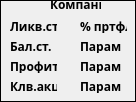
              <widget class="QWidget" name="company_5" native="true">
               <property name="font">
                <font>
                 <family>Pobeda</family>
                 <weight>75</weight>
                 <bold>true</bold>
                </font>
               </property>
               <property name="autoFillBackground">
                <bool>false</bool>
               </property>
               <property name="styleSheet">
                <string notr="true">border-style: solid; border-width: 1px; border-color: black;</string>
               </property>
               <widget class="QLabel" name="stocks_name_6">
                <property name="geometry">
                 <rect>
                  <x>50</x>
                  <y>-4</y>
                  <width>51</width>
                  <height>16</height>
                 </rect>
                </property>
                <property name="styleSheet">
                 <string notr="true">border-style: none</string>
                </property>
                <property name="text">
                 <string>Компания</string>
                </property>
               </widget>
               <widget class="QLabel" name="cur_price_6">
                <property name="geometry">
                 <rect>
                  <x>10</x>
                  <y>20</y>
                  <width>47</width>
                  <height>13</height>
                 </rect>
                </property>
                <property name="styleSheet">
                 <string notr="true">border-style: none</string>
                </property>
                <property name="text">
                 <string>Ликв.ст.</string>
                </property>
               </widget>
               <widget class="QLabel" name="book_price_6">
                <property name="geometry">
                 <rect>
                  <x>10</x>
                  <y>40</y>
                  <width>47</width>
                  <height>13</height>
                 </rect>
                </property>
                <property name="styleSheet">
                 <string notr="true">border-style: none</string>
                </property>
                <property name="text">
                 <string>Бал.ст.</string>
                </property>
               </widget>
               <widget class="QLabel" name="profit_6">
                <property name="geometry">
                 <rect>
                  <x>10</x>
                  <y>60</y>
                  <width>47</width>
                  <height>13</height>
                 </rect>
                </property>
                <property name="styleSheet">
                 <string notr="true">border-style: none</string>
                </property>
                <property name="text">
                 <string>Профит</string>
                </property>
               </widget>
               <widget class="QLabel" name="stocks_amount_6">
                <property name="geometry">
                 <rect>
                  <x>10</x>
                  <y>80</y>
                  <width>47</width>
                  <height>13</height>
                 </rect>
                </property>
                <property name="styleSheet">
                 <string notr="true">border-style: none</string>
                </property>
                <property name="text">
                 <string>Клв.акц</string>
                </property>
               </widget>
               <widget class="QLabel" name="percent_portfel_6">
                <property name="geometry">
                 <rect>
                  <x>80</x>
                  <y>20</y>
                  <width>47</width>
                  <height>13</height>
                 </rect>
                </property>
                <property name="styleSheet">
                 <string notr="true">border-style: none</string>
                </property>
                <property name="text">
                 <string>% пртфл</string>
                </property>
               </widget>
               <widget class="QLabel" name="param1_6">
                <property name="geometry">
                 <rect>
                  <x>80</x>
                  <y>40</y>
                  <width>47</width>
                  <height>13</height>
                 </rect>
                </property>
                <property name="styleSheet">
                 <string notr="true">border-style: none</string>
                </property>
                <property name="text">
                 <string>Парам</string>
                </property>
               </widget>
               <widget class="QLabel" name="param3_6">
                <property name="geometry">
                 <rect>
                  <x>80</x>
                  <y>80</y>
                  <width>47</width>
                  <height>13</height>
                 </rect>
                </property>
                <property name="styleSheet">
                 <string notr="true">border-style: none</string>
                </property>
                <property name="text">
                 <string>Парам</string>
                </property>
               </widget>
               <widget class="QLabel" name="label_30">
                <property name="geometry">
                 <rect>
                  <x>80</x>
                  <y>60</y>
                  <width>47</width>
                  <height>13</height>
                 </rect>
                </property>
                <property name="styleSheet">
                 <string notr="true">border-style: none</string>
                </property>
                <property name="text">
                 <string>Парам</string>
                </property>
               </widget>
              </widget>
